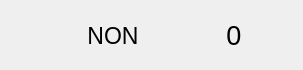
<?xml version="1.0" encoding="UTF-8"?>
<ui version="4.0">
 <class>SecondarySkill</class>
 <widget class="QWidget" name="SecondarySkill">
  <property name="geometry">
   <rect>
    <x>0</x>
    <y>0</y>
    <width>303</width>
    <height>70</height>
   </rect>
  </property>
  <property name="windowTitle">
   <string>Form</string>
  </property>
  <layout class="QHBoxLayout" name="horizontalLayout">
   <property name="spacing">
    <number>0</number>
   </property>
   <property name="leftMargin">
    <number>0</number>
   </property>
   <property name="topMargin">
    <number>0</number>
   </property>
   <property name="rightMargin">
    <number>0</number>
   </property>
   <property name="bottomMargin">
    <number>0</number>
   </property>
   <item>
    <widget class="WindowBorder_1" name="Border" native="true">
     <property name="sizePolicy">
      <sizepolicy hsizetype="Fixed" vsizetype="Fixed">
       <horstretch>0</horstretch>
       <verstretch>0</verstretch>
      </sizepolicy>
     </property>
     <property name="minimumSize">
      <size>
       <width>303</width>
       <height>70</height>
      </size>
     </property>
     <property name="maximumSize">
      <size>
       <width>303</width>
       <height>70</height>
      </size>
     </property>
     <property name="styleSheet">
      <string notr="true"/>
     </property>
     <widget class="QLabel" name="Value">
      <property name="geometry">
       <rect>
        <x>194</x>
        <y>0</y>
        <width>80</width>
        <height>70</height>
       </rect>
      </property>
      <property name="sizePolicy">
       <sizepolicy hsizetype="Fixed" vsizetype="Preferred">
        <horstretch>0</horstretch>
        <verstretch>0</verstretch>
       </sizepolicy>
      </property>
      <property name="font">
       <font>
        <pointsize>20</pointsize>
        <strikeout>false</strikeout>
        <kerning>false</kerning>
       </font>
      </property>
      <property name="styleSheet">
       <string notr="true"/>
      </property>
      <property name="text">
       <string>0</string>
      </property>
      <property name="textFormat">
       <enum>Qt::AutoText</enum>
      </property>
      <property name="scaledContents">
       <bool>false</bool>
      </property>
      <property name="alignment">
       <set>Qt::AlignCenter</set>
      </property>
      <property name="wordWrap">
       <bool>true</bool>
      </property>
      <property name="indent">
       <number>0</number>
      </property>
      <property name="openExternalLinks">
       <bool>false</bool>
      </property>
     </widget>
     <widget class="QLabel" name="Inscription">
      <property name="geometry">
       <rect>
        <x>32</x>
        <y>13</y>
        <width>162</width>
        <height>45</height>
       </rect>
      </property>
      <property name="sizePolicy">
       <sizepolicy hsizetype="Fixed" vsizetype="Fixed">
        <horstretch>0</horstretch>
        <verstretch>0</verstretch>
       </sizepolicy>
      </property>
      <property name="font">
       <font>
        <pointsize>17</pointsize>
        <strikeout>false</strikeout>
        <kerning>true</kerning>
       </font>
      </property>
      <property name="styleSheet">
       <string notr="true"/>
      </property>
      <property name="text">
       <string>NON</string>
      </property>
      <property name="textFormat">
       <enum>Qt::AutoText</enum>
      </property>
      <property name="scaledContents">
       <bool>false</bool>
      </property>
      <property name="alignment">
       <set>Qt::AlignCenter</set>
      </property>
      <property name="wordWrap">
       <bool>true</bool>
      </property>
      <property name="indent">
       <number>0</number>
      </property>
      <property name="openExternalLinks">
       <bool>false</bool>
      </property>
     </widget>
    </widget>
   </item>
  </layout>
 </widget>
 <customwidgets>
  <customwidget>
   <class>WindowBorder_1</class>
   <extends>QWidget</extends>
   <header location="global">CustomWidget/WindowBorder_1/windowborder_1.h</header>
   <container>1</container>
  </customwidget>
 </customwidgets>
 <resources/>
 <connections/>
</ui>
